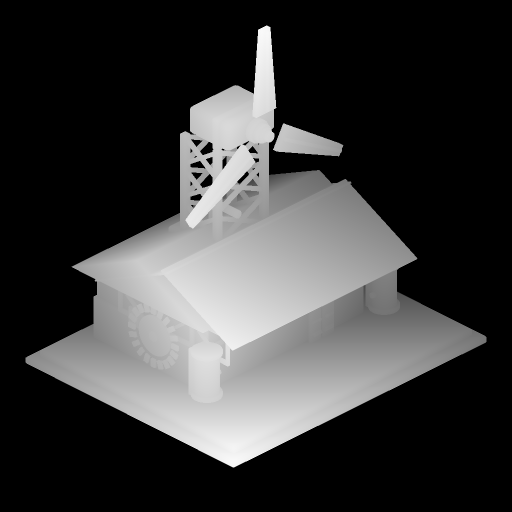
#> input picture tools/ai-gen/_settlement_building_pack_20260821/wind_power_plant/wind_power_plant_depth.png, 1024 x 1024 px, given in place of wind_power_plant_refine_v02_raw.png, which was not available (shown at 1/2 size)
$ python build_rotor_projection_texture.py
#> lines starting #> are read from the running program, lines starting #| are printed output that depends on the picture; pictures that were not available may be replaced by others from this repository, and a replacement may not be noted
"""Repair projection gaps while retaining the selected V2 rotor appearance."""

from pathlib import Path
import argparse
import math

from PIL import Image, ImageChops, ImageFilter


ROOT = Path(__file__).resolve().parent
DEFAULT_SOURCE = (ROOT / "refine_48step_from_v02_seed122561" / "wind_power_plant"
                  / "wind_power_plant_refine_v02_raw.png")
RENDERED = ROOT / "rotor_sources"


def mask(name: str) -> Image.Image:
    image = Image.open(RENDERED / name).convert("RGBA")
    return ImageChops.multiply(image.getchannel("R"), image.getchannel("A"))


def main() -> None:
    parser = argparse.ArgumentParser(
        description="Prepare the accepted wind-station raw for Blender rotor projection.")
    parser.add_argument("source", nargs="?", type=Path, default=DEFAULT_SOURCE)
    parser.add_argument("--output", type=Path,
                        default=RENDERED / "rotor_projection_texture.png")
    args = parser.parse_args()

    source = Image.open(args.source).convert("RGB")
    skins = mask("rotor_blade_skins_mask.png").filter(ImageFilter.MaxFilter(15))
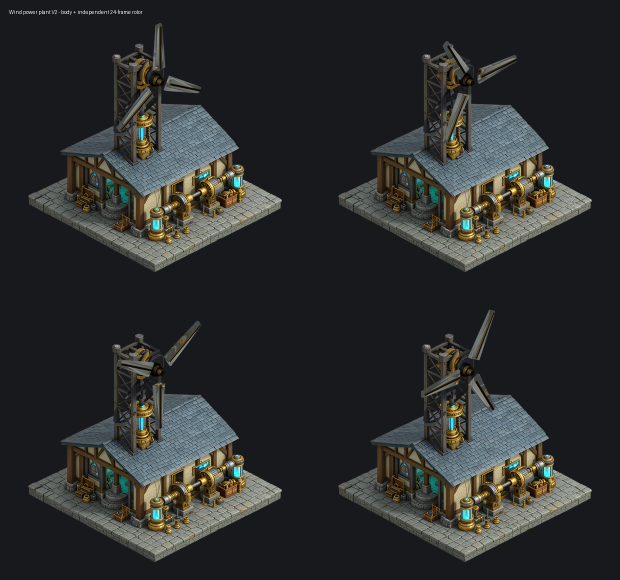
#> input picture tools/ai-gen/_settlement_building_pack_20260821/wind_power_plant/wind_power_plant_layered_contact.png, 1240 x 1160 px, given in place of rotor_blade_skins_mask.png, which was not available (shown at 1/2 size)
#> in mask, image is the input picture: PIL image 1240x1160 RGBA; mean R, G, B, A 43.9, 45.9, 45.2, 255
#> in mask, `return ImageChops.multiply(image.getchannel("R"), image.getchannel("A"))`:
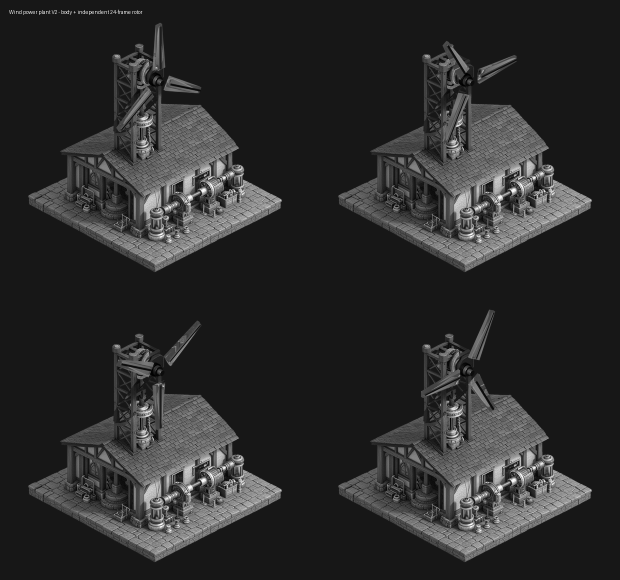
#> returned value: PIL image 1240x1160 L (shown at 1/2 size); min 0, max 255, mean 43.9
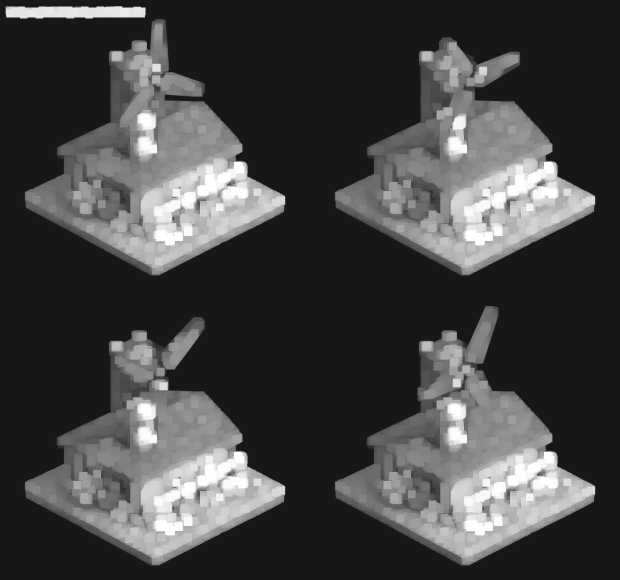
#> skins: PIL image 1240x1160 L (shown at 1/2 size); min 23, max 255, mean 69.1
    spines = mask("rotor_blade_spines_mask.png").filter(ImageFilter.MaxFilter(15))
    hubs = mask("rotor_hub_mask.png").filter(ImageFilter.MaxFilter(15))
    if not (source.size == skins.size == spines.size == hubs.size):
        raise SystemExit("projection masks must match the selected source size")

    output = source.copy()
    pixels = output.load()
    source_pixels = source.load()
    skin_pixels = skins.load()
    spine_pixels = spines.load()
    hub_pixels = hubs.load()
    width, height = source.size

    for y in range(height):
        for x in range(width):
            r, g, b = source_pixels[x, y]
            green_matte = g > 95 and g - r > 42 and g - b > 38
            cyan_intrusion = b > r * 1.28 and g > r * 1.25 and g > 82
            too_dark = max(r, g, b) < 66
            if hub_pixels[x, y] > 16:
                if green_matte or cyan_intrusion:
                    grain = int(8.0 * math.sin(x * 0.061) * math.sin(y * 0.049))
                    pixels[x, y] = (139 + grain, 103 + grain, 38 + grain // 2)
            elif spine_pixels[x, y] > 16:
                if green_matte or cyan_intrusion or too_dark:
                    grain = int(5.0 * math.sin(x * 0.071 + y * 0.043))
                    pixels[x, y] = (83 + grain, 85 + grain, 83 + grain)
            elif skin_pixels[x, y] > 16:
                neutral = max(r, g, b) - min(r, g, b) < 52
                if green_matte or cyan_intrusion or too_dark or not neutral:
                    grain = 8.0 * math.sin(x * 0.083) * math.sin(y * 0.057)
                    streak = 5.0 * math.sin((x + y) * 0.031)
                    value = int(max(78, min(154, 119 + grain + streak)))
                    pixels[x, y] = (value, value + 3, value + 2)

    destination = args.output
    destination.parent.mkdir(parents=True, exist_ok=True)
    output.save(destination, optimize=True)
    print(destination)


if __name__ == "__main__":
#> (the run stopped early here; a loop or call above may not have finished)
